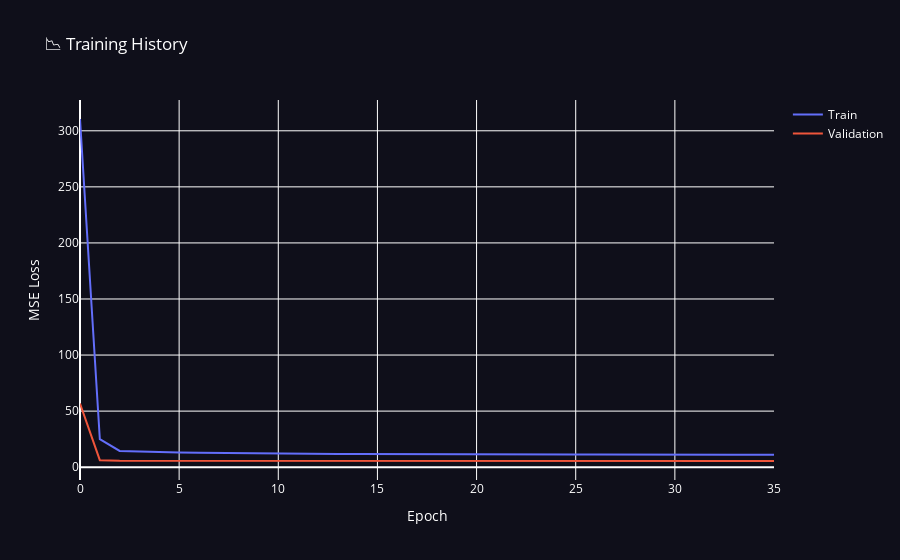

Source (notebook cell):
### Code cell
# Plot training history
fig = go.Figure()
fig.add_trace(go.Scatter(y=history['train_loss'], name='Train'))
fig.add_trace(go.Scatter(y=history['val_loss'], name='Validation'))
fig.update_layout(title='📉 Training History', xaxis_title='Epoch', yaxis_title='MSE Loss',
                  paper_bgcolor='#0f0f1a', plot_bgcolor='#0f0f1a', font_color='white')
fig.show()

### Figure 1 — Plotly figure (JSON) as saved in the notebook; plotly's stock layout.template omitted (floating-point values rounded to 4 significant figures)
{"data": [{"name": "Train", "type": "scatter", "y": [310.5, 24.92, 14.48, 13.88, 13.36, 13.0, 12.81, 12.59, 12.37, 12.32, 12.06, 12.29, 12.0, 11.86, 11.85, 11.75, 11.64, 11.64, 11.55, 11.65, 11.57, 11.53, 11.51, 11.56, 11.26, 11.27, 11.25, 11.15, 11.26, 11.09, 11.21, 11.16, 11.1, 11.08, 11.1, 11.04]}, {"name": "Validation", "type": "scatter", "y": [56.74, 6.222, 5.627, 5.622, 5.645, 5.596, 5.516, 5.673, 5.661, 5.553, 5.692, 5.635, 5.608, 5.612, 5.506, 5.545, 5.518, 5.635, 5.592, 5.504, 5.504, 5.55, 5.511, 5.525, 5.549, 5.608, 5.613, 5.506, 5.549, 5.617, 5.71, 5.555, 5.521, 5.545, 5.523, 5.529]}], "layout": {"font": {"color": "white"}, "paper_bgcolor": "#0f0f1a", "plot_bgcolor": "#0f0f1a", "title": {"text": "📉 Training History"}, "xaxis": {"title": {"text": "Epoch"}}, "yaxis": {"title": {"text": "MSE Loss"}}}}
